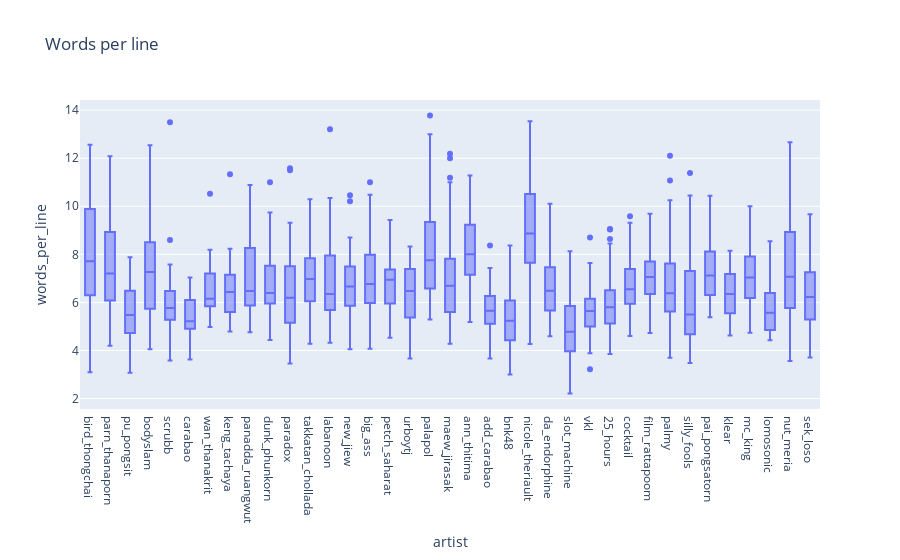

The cell this chart's notebook holds for it:
### Code cell
fig = px.box(song_filter_df, x='artist', y='words_per_line', title='Words per line')
fig.show()

### Figure 1 — Plotly figure (JSON) as saved in the notebook; plotly's stock layout.template omitted (floating-point values rounded to 4 significant figures; data arrays with more than 128 entries replaced by an {"elided": "..."} marker saying what was removed)
{"data": [{"alignmentgroup": "True", "hovertemplate": "artist=%{x}<br>words_per_line=%{y}<extra></extra>", "legendgroup": "", "marker": {"color": "#636efa"}, "name": "", "notched": false, "offsetgroup": "", "orientation": "v", "showlegend": false, "type": "box", "x": {"elided": "1295 str values"}, "x0": " ", "xaxis": "x", "y": {"elided": "1295 float values"}, "y0": " ", "yaxis": "y"}], "layout": {"boxmode": "group", "legend": {"tracegroupgap": 0}, "title": {"text": "Words per line"}, "xaxis": {"anchor": "y", "domain": [0, 1], "title": {"text": "artist"}}, "yaxis": {"anchor": "x", "domain": [0, 1], "title": {"text": "words_per_line"}}}}
